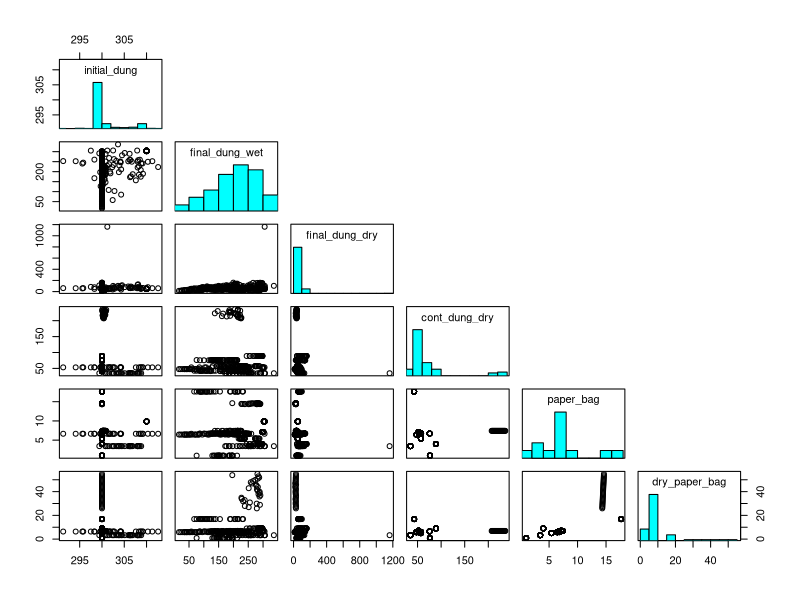
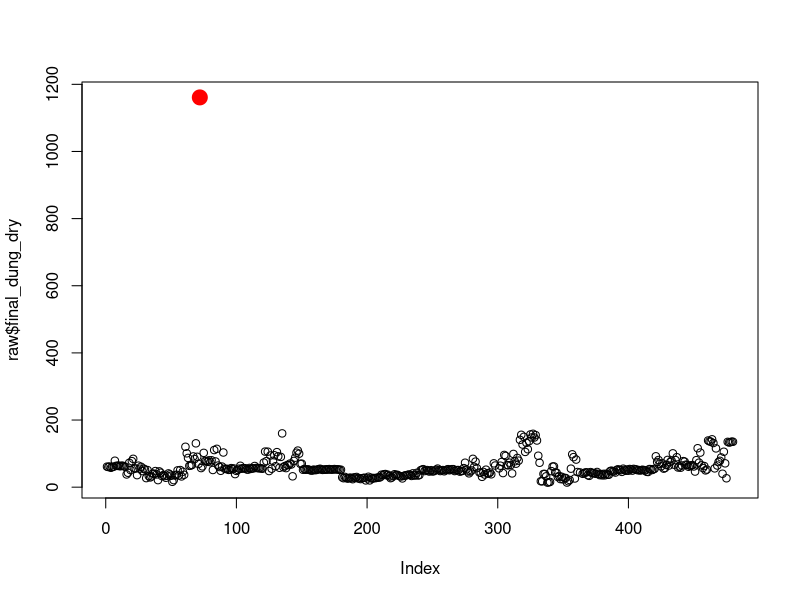
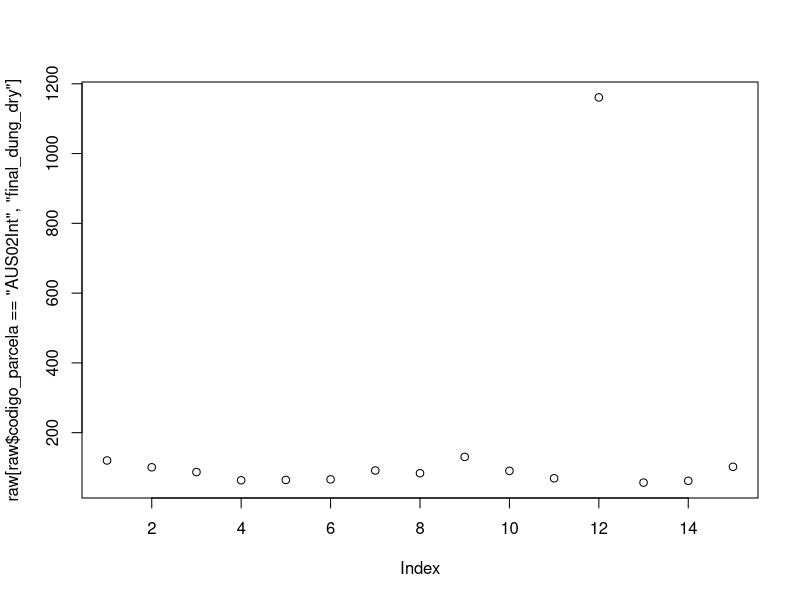
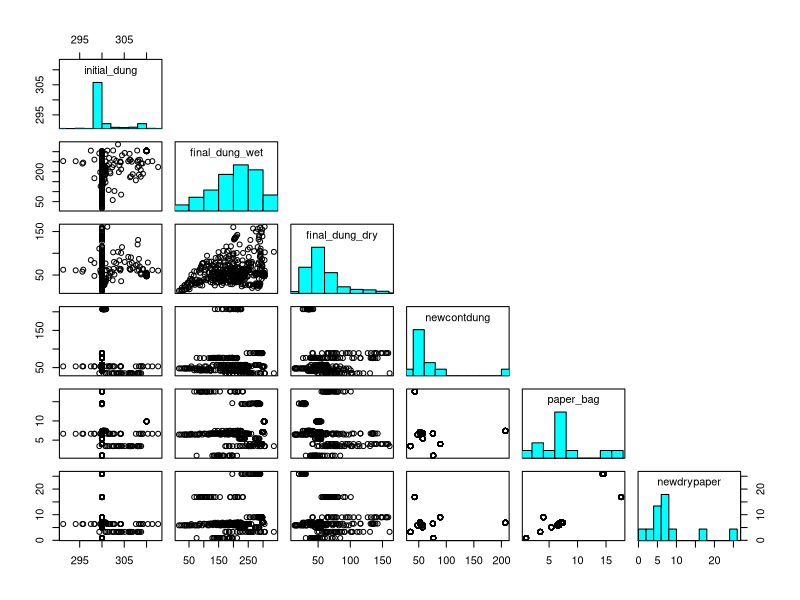
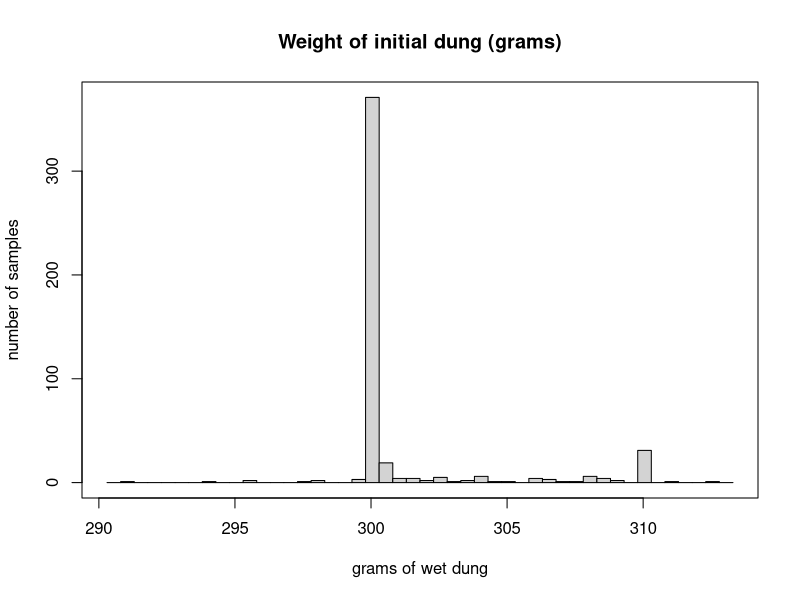
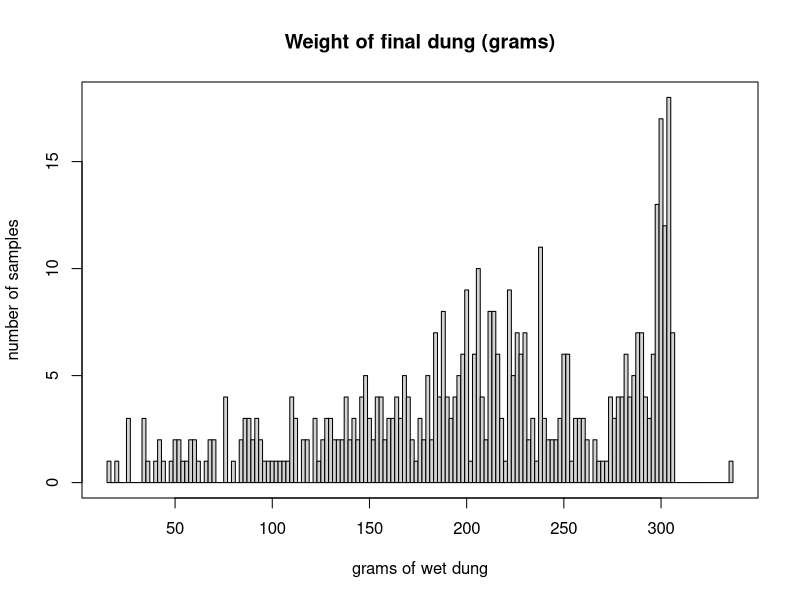
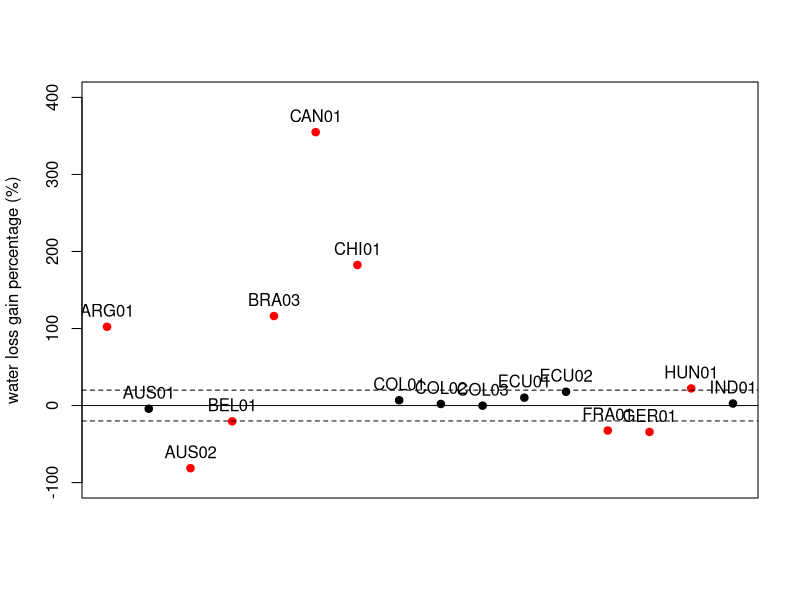
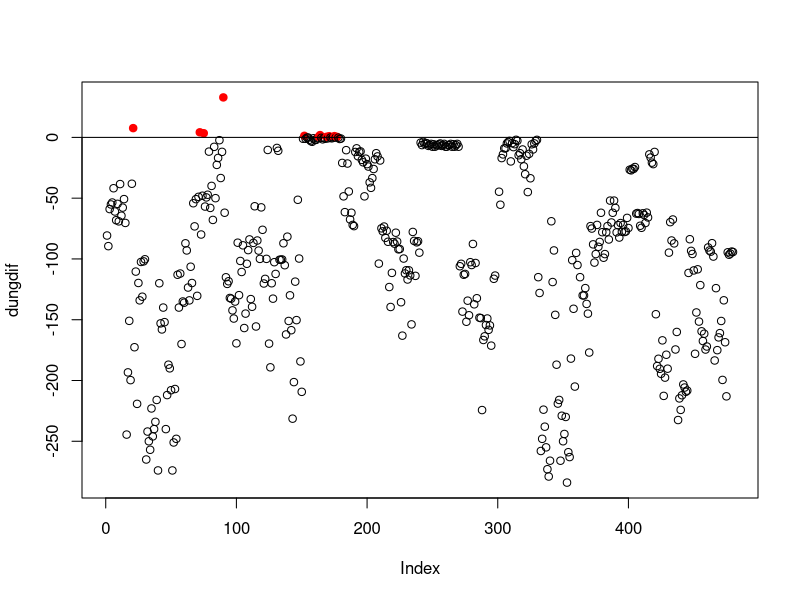

Source code (R) for these figures, in order:
## ---- chunk 1
# setwd("/home/indra/Documents/20160101.Noriega.exp.remocion/")
knitr::opts_knit$set(root.dir ="/home/indra/Documents/20160101.Noriega.exp.remocion/", message=F, warning=F, verbose=F, comment=F)
knitr::opts_chunk$set(message=F, warning=F, verbose=F, echo=F, autodep=T, cache=T, fig.width=10)
## ---- chunk 2
raw <- read.table("data/removal.csv", header=T, sep=";", na.strings=c("-", "N/A"))
## ---- chunk 3
labels <- 1:4
apply(raw[labels], 2, table)
## ---- chunk 4
raw$manejo <- factor(raw$manejo, labels=c("Int", "Ext"))
table(raw$manejo)
## ---- chunk 5
summary(raw[-labels])
## ---- chunk 6
t(t(data.frame("num.NAs"=apply(raw[-labels], 2, function(x){round((nrow(raw)-length(which(complete.cases(x)))) / nrow(raw) *100, 2)}))))
## ---- chunk 7
summary(raw[-labels])

## put histograms on the diagonal
panel.hist <- function(x, ...)
{
    usr <- par("usr"); on.exit(par(usr))
    par(usr = c(usr[1:2], 0, 1.5) )
    h <- hist(x, plot = FALSE)
    breaks <- h$breaks; nB <- length(breaks)
    y <- h$counts; y <- y/max(y)
    rect(breaks[-nB], 0, breaks[-1], y, col = "cyan", ...)
}
pairs(raw[-labels], bg = "grey80", diag.panel = panel.hist, cex.labels = 1, upper.panel=NULL)
# pairs(raw[-labels])
## ---- chunk 8
plot(raw$final_dung_dry, pch=c(1,19)[as.factor(raw$final_dung_dry==max(raw$final_dung_dry, na.rm=T))], col=c("black", "red")[as.factor(raw$final_dung_dry==max(raw$final_dung_dry, na.rm=T))], cex=c(1,2)[as.factor(raw$final_dung_dry==max(raw$final_dung_dry, na.rm=T))])

t(raw[which(raw$final_dung_dry==max(raw$final_dung_dry, na.rm=T)),])
## ---- chunk 9
plot(raw[raw$codigo_parcela=="AUS02Int","final_dung_dry"])
summary(raw[raw$codigo_parcela=="AUS02Int","final_dung_dry"])

# correct 
raw[which(raw$final_dung_dry==max(raw$final_dung_dry, na.rm=T)), "final_dung_dry"] <- 161
## ---- chunk 10
raw$newdrypaper <- raw$dry_paper_bag
raw$newdrypaper[raw$newdrypaper>25.89] <- 25.89

raw$newcontdung <- raw$cont_dung_dry
raw$newcontdung[raw$newcontdung>207.13] <- 207.13

pairs(raw[c("initial_dung", "final_dung_wet", "final_dung_dry", "newcontdung", "paper_bag", "newdrypaper")], bg = "grey80", diag.panel = panel.hist, cex.labels = 1, upper.panel=NULL)
## ---- chunk 11
raw <- raw[-grep(x=names(raw), pattern=c("dry|bag"))]
## ---- chunk 12
hist(raw$initial_dung, main="Weight of initial dung (grams)", xlab="grams of wet dung", ylab="number of samples", breaks=seq(min(raw$initial_dung)-1, max(raw$initial_dung)+1, 0.5)); box()

table(cut(raw$initial_dung, breaks=c(280,299.9,300,320), labels=c("smaller", "300gr", "bigger")))
## ---- chunk 13
hist(raw$final_dung_wet, main="Weight of final dung (grams)", xlab="grams of wet dung", ylab="number of samples", breaks=seq(min(raw$final_dung_wet, na.rm=T)-1, max(raw$final_dung_wet, na.rm=T)+1, 2)); box()

# table(cut(raw$final_dung_wet, breaks=c(0,299.9,300,320), labels=c("smaller", "300gr", "bigger")))
## ---- chunk 14
library(plyr)
weightloss <- ddply(raw, .(codigo_parcela, unidad, manejo), .fun=summarize, 
      "H2O.loss" = mean(initial_dung - final_dung_wet, na.rm=T))
H2O.loss <- weightloss[weightloss$unidad=="Cont",]
H2O.loss$ID <- strtrim(H2O.loss$codigo_parcela, width=5)
comp.loss <- reshape(H2O.loss, v.names="H2O.loss", idvar="ID", timevar="manejo", direction="wide", drop="codigo_parcela")
names(comp.loss) <- c("unidad", "ID", "Ext", "Int")
comp.loss <- comp.loss[c("ID", "unidad", "Ext", "Int")]
comp.loss$prop <- round(100*(comp.loss$Ext / comp.loss$Int) - 100, 2)

arrange(comp.loss, prop)
# plot(Ext ~ Int, data=comp.loss, xlim=c(0,180), ylim=c(0,180), xlab="water loss Controles Extensivo", ylab="water loss Controles Intensivo"); abline(a=0, b=1); text(comp.loss$Int, comp.loss$Ext, labels=comp.loss$ID, pos=4)
acc <- 20
plot(comp.loss$prop, axes=F, xlab="", ylab="water loss gain percentage (%)", pch=19, col=c("red", "black", "red")[cut(comp.loss$prop, breaks=c(min(comp.loss$prop), -acc, acc, max(comp.loss$prop)), include.lowest=T)], ylim=c(-100,400))
axis(2); box(); abline(h=0); text(comp.loss$prop, labels=comp.loss$ID, pos=3); abline(h=acc, lty=2); abline(h=-acc, lty=2)
## ---- chunk 15
dungdif <- raw$final_dung_wet - raw$initial_dung
plot(dungdif, pch=c(1,19)[as.factor(dungdif>0)], col=c("black", "red")[as.factor(dungdif>0)]); abline(h=0)
raw[which(dungdif>0),1:6]
## ---- chunk 16
head(merge(raw, H2O.loss[,c("codigo_parcela", "H2O.loss")]), 30)
# hist(dungdif/300*100, 100, xlim=c(-100,20), main="Percentage (%) of dung removed", xlab="% removed")


